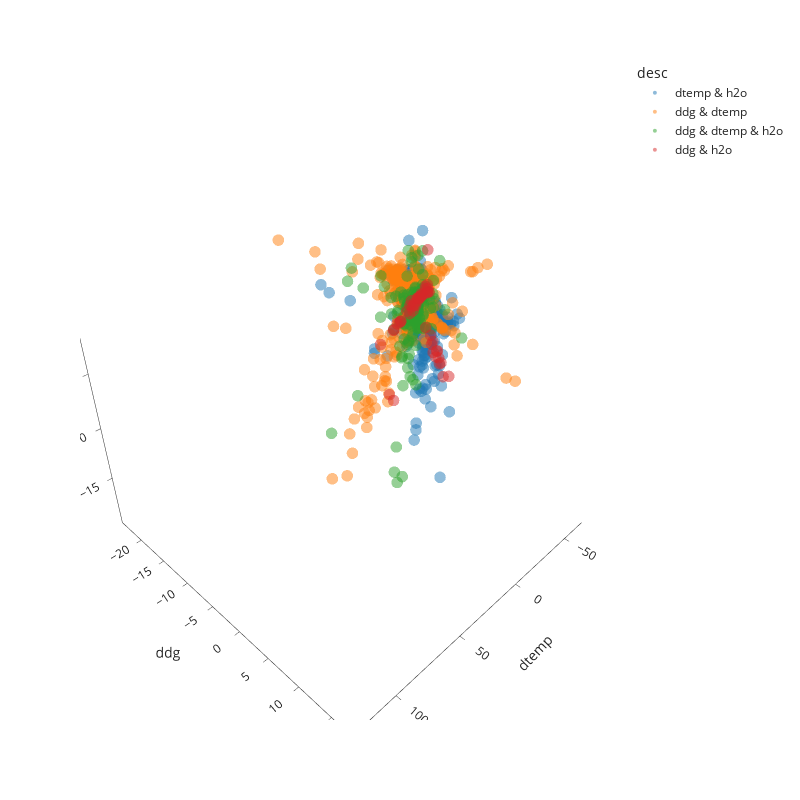

The cell this chart's notebook holds for it:
### Code cell
from mapra import prep
from pathlib import Path
import plotly.express as px
data = prep.dataset(Path('.').resolve().parent)
df = data.dataframe_remerged()
fig = px.scatter_3d(df, x='dtemp', y='ddg', z='h2o', color='desc', width=800, height=800, template='simple_white')
fig.update_traces(mode='markers', marker_line_width=0, marker_size=4, opacity=.5)

### Figure 1 — Plotly figure (JSON) as saved in the notebook; plotly's stock layout.template omitted (floating-point values rounded to 4 significant figures; data arrays with more than 128 entries replaced by an {"elided": "..."} marker saying what was removed)
{"data": [{"hovertemplate": "desc=dtemp & h2o<br>dtemp=%{x}<br>ddg=%{y}<br>h2o=%{z}<extra></extra>", "legendgroup": "dtemp & h2o", "marker": {"color": "#1F77B4", "line": {"width": 0}, "size": 4, "symbol": "circle"}, "mode": "markers", "name": "dtemp & h2o", "opacity": 0.5, "scene": "scene", "showlegend": true, "type": "scatter3d", "x": {"elided": "397 float values"}, "y": {"elided": "397 float values"}, "z": {"elided": "397 float values"}}, {"hovertemplate": "desc=ddg & dtemp<br>dtemp=%{x}<br>ddg=%{y}<br>h2o=%{z}<extra></extra>", "legendgroup": "ddg & dtemp", "marker": {"color": "#FF7F0E", "line": {"width": 0}, "size": 4, "symbol": "circle"}, "mode": "markers", "name": "ddg & dtemp", "opacity": 0.5, "scene": "scene", "showlegend": true, "type": "scatter3d", "x": {"elided": "1761 float values"}, "y": {"elided": "1761 float values"}, "z": {"elided": "1761 float values"}}, {"hovertemplate": "desc=ddg & dtemp & h2o<br>dtemp=%{x}<br>ddg=%{y}<br>h2o=%{z}<extra></extra>", "legendgroup": "ddg & dtemp & h2o", "marker": {"color": "#2CA02C", "line": {"width": 0}, "size": 4, "symbol": "circle"}, "mode": "markers", "name": "ddg & dtemp & h2o", "opacity": 0.5, "scene": "scene", "showlegend": true, "type": "scatter3d", "x": {"elided": "198 float values"}, "y": {"elided": "198 float values"}, "z": {"elided": "198 float values"}}, {"hovertemplate": "desc=ddg & h2o<br>dtemp=%{x}<br>ddg=%{y}<br>h2o=%{z}<extra></extra>", "legendgroup": "ddg & h2o", "marker": {"color": "#D62728", "line": {"width": 0}, "size": 4, "symbol": "circle"}, "mode": "markers", "name": "ddg & h2o", "opacity": 0.5, "scene": "scene", "showlegend": true, "type": "scatter3d", "x": [0.0, 0.0, 0.0, 0.0, 0.0, 0.0, 0.0, 0.0, 0.0, 0.0, 0.0, 0.0, 0.0, 0.0, 0.0, 0.0, 0.0, 0.0, 0.0, 0.0, 0.0, 0.0, 0.0, 0.0, 0.0, 0.0, 0.0, 0.0, 0.0, 0.0, 0.0, 0.0, 0.0, 0.0, 0.0, 0.0, 0.0, 0.0, 0.0, 0.0, 0.0, 0.0, 0.0, 0.0, 0.0, 0.0, 0.0, 0.0, 0.0, 0.0], "y": [-3.3, -2.6, -2.5, -5.0, 1.37, -0.7, -2.12, -3.01, -2.94, -1.94, -1.95, -0.35, 0.7, -0.53, -0.69, -0.09, -0.21, 0.12, -1.1, 1.4, 0.3, 3.85, 3.03, 2.87, 1.73, 3.5, 2.71, 4.23, 3.61, 5.45, 2.5, 4.03, 4.67, 3.43, 0.94, 0.47, 0.37, 1.63, 1.67, 1.02, 1.9, 0.58, 0.43, 0.75, 1.36, 0.84, 1.63, 1.58, 1.75, -0.07], "z": [-8.93, -9.27, -2.3, -4.8, 4.4, -1.0, -2.12, -3.01, -2.94, -1.94, -1.95, -0.35, 0.74, 0.08, -0.32, -0.13, -0.64, -0.13, -0.9, 1.5, 0.5, -3.42, -3.2, -2.34, -1.5, -2.97, -2.61, -3.73, -2.91, -4.52, -1.92, -3.88, -4.79, -3.48, 0.9, 0.57, 0.32, 1.24, 1.6, 0.93, 1.37, 0.56, 0.52, 0.7, 1.68, 0.98, 1.32, 1.87, 1.34, 0.02]}], "layout": {"height": 800, "legend": {"title": {"text": "desc"}, "tracegroupgap": 0}, "margin": {"t": 60}, "scene": {"domain": {"x": [0.0, 1.0], "y": [0.0, 1.0]}, "xaxis": {"title": {"text": "dtemp"}}, "yaxis": {"title": {"text": "ddg"}}, "zaxis": {"title": {"text": "h2o"}}}, "width": 800}}
